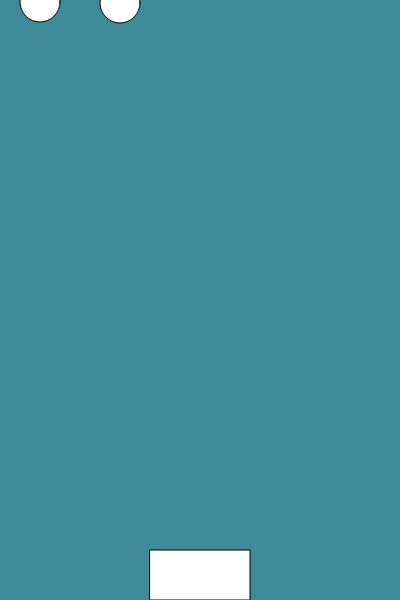
Frame 1 (no input)
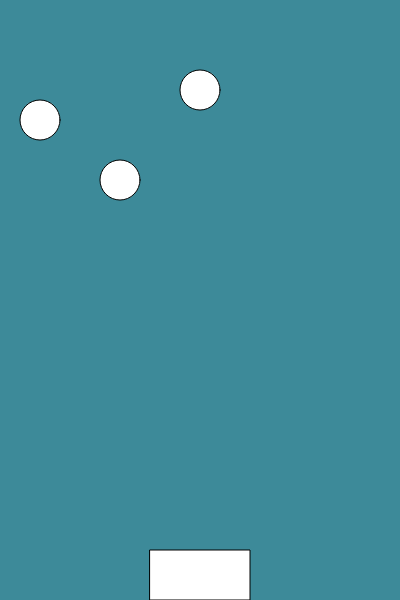
Frame 60 (no input)
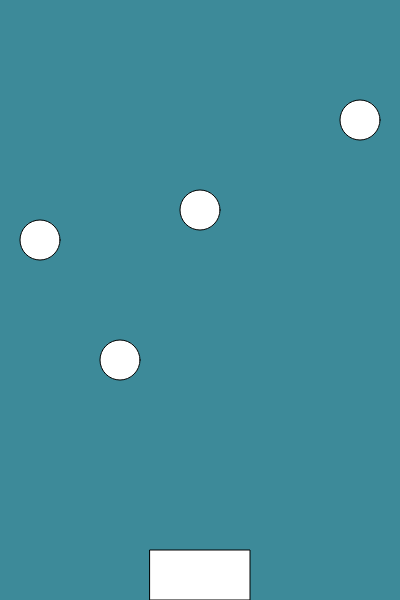
Frame 120 (the mouse pressed at the canvas centre since frame 60)

The p5.js sketch that drew these frames (run headless with seeded random() and noise() and a simulated clock; from frame 60 on, the mouse is pressed at the canvas centre):

// p5.js sketch
// ── sketch.js
//Jessica Le HW4

var ed = 40;  //target diameter
var ey1 = 0;  //slower drop speed
var ey2 = 0;  //faster drop speed
var ey3;  //bullet speed

var ex1 = 40; //ellipse 1
var ex2 = 200;
// var ex3 = 360;
var ex4 = 120;
var ex5 = 280;
var ex6 = 120;
var ex7 = 360;

var rx = 150;       //rectangle x-position
var ry = 550;       //rectangle y-position
var rw = 100;       //rectangle width
var rh = 50;        //rectangle height
var speed = 2;


function setup() {
  createCanvas(400, 600);
}

function draw() {
  background(61, 138, 153);

  ey1 = ey1 + 2;
  ellipse(ex1, ey1, ed);
  ellipse(ex2, ey1 - 30, ed);


  ey2 = ey2 + 3;
  ellipse(ex4, ey2, ed);
  ellipse(ex7, ey2 - 240, ed);

  rect(rx, ry, rw, rh);      //moving block

    //shooter controllers
    if(keyIsPressed){

      if (key == "a"){
        println("left");
        rx -= speed;
      }

      if (key == "d"){
        println("right");
        rx += speed;
      }

    }

    if (ex1 + 20 > rx && ex1 < rx + rw + 20   //good; ellipse1
    && ey1 < ry + rh + 20 && ey1 + 20 > ry){
      background(255, 0, 0, 100);
    }

    if (ex2 + 20 > rx && ex2 < rx + rw + 20   //good ellipse3
    && ey1 - 30 < ry + rh + 20 && ey1 - 30 + 20 > ry){
      background(0, 255, 0, 100);
    }

    if (ex7 + 20 > rx && ex7 < rx + rw + 20   //good
    && ey1 < ry + rh + 40 && ey1 + 40 > ry){
      background(0, 0, 255, 100);
    }

    if (ex4 + 20 > rx && ex4 < rx + rw + 20   //good
    && ey2 < ry + rh + 20 && ey2 + 20 > ry){
      background(0, 0, 0, 100);
    }

    if (ex6 + 20 > rx && ex6 < rx + rw + 20
    && ey2 < ry + rh + 20 && ey2 + 20 > ry){
      background(255, 211, 0, 100);
    }



}
